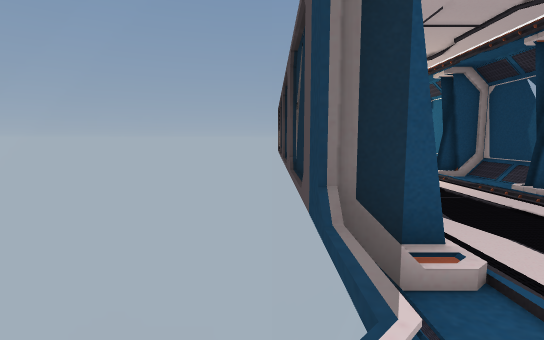
[1] (above)

15 first-person views from a walk through a Unity game level. The camera is 1.2 m above the floor, tilts 6° down and sees 85° across. The floor is counted in squares, 1 m on a side. Each view is taken from the middle of a square. On the plan, view 1 faces up. The plan holds only what a view shows up to about 13 squares ahead; the rest is blank. Door leaves are left out, so doorways stand open.

[2]
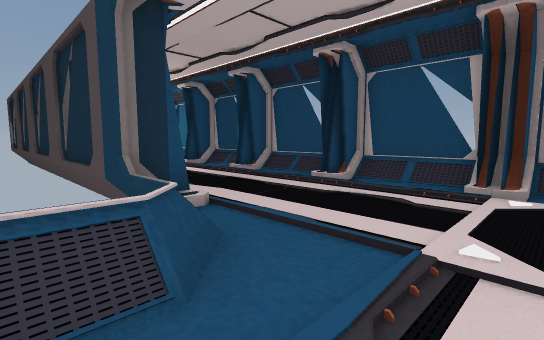

[3]
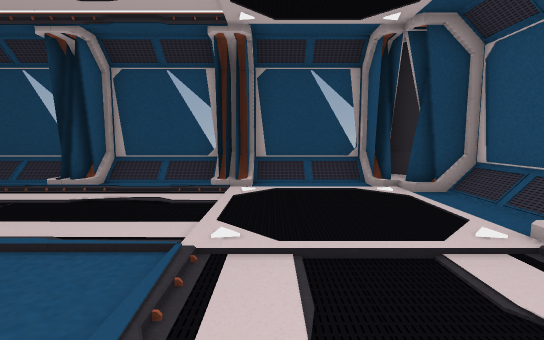

[4]
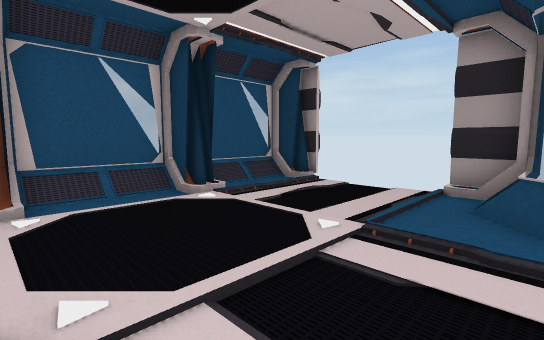

[5]
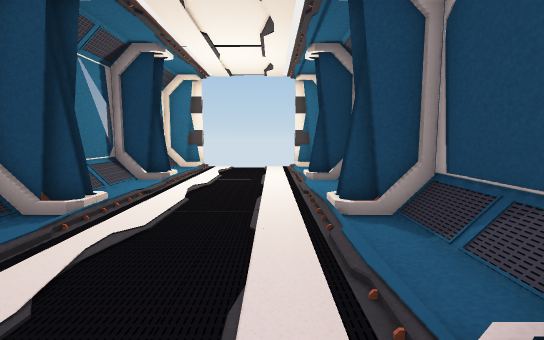

[6]
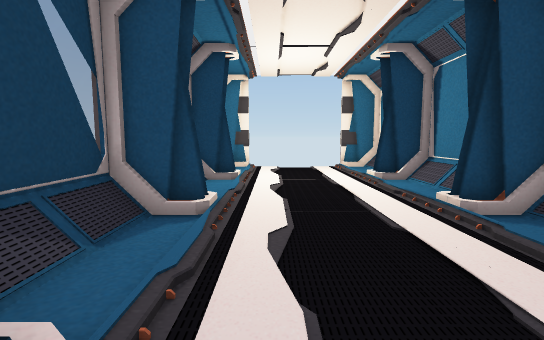

[7]
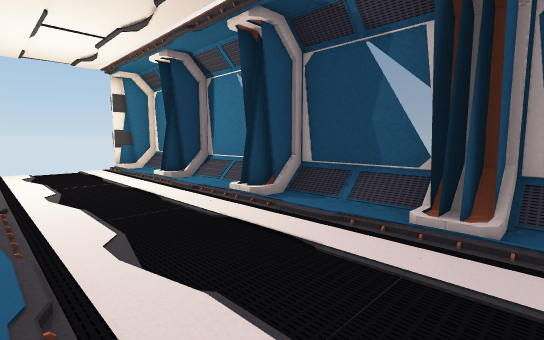

[8]
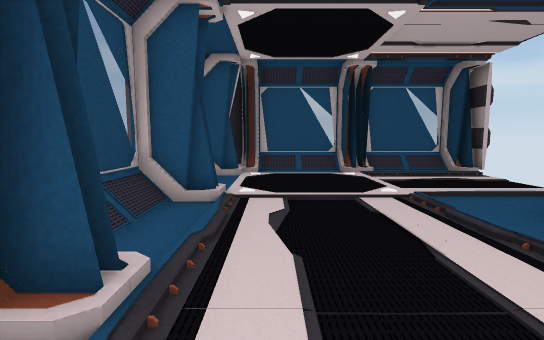

[9]
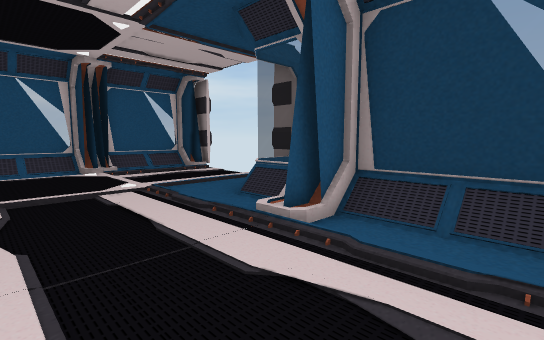

[10]
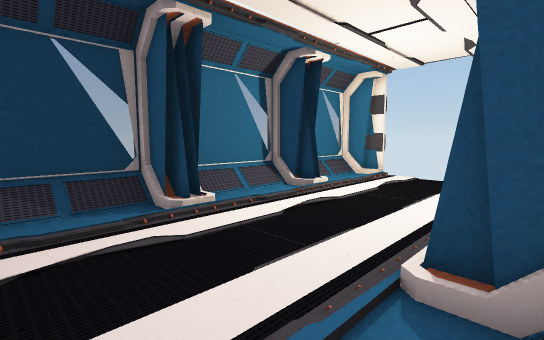

[11]
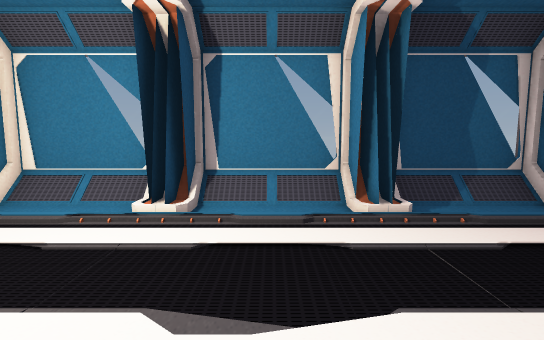

[12]
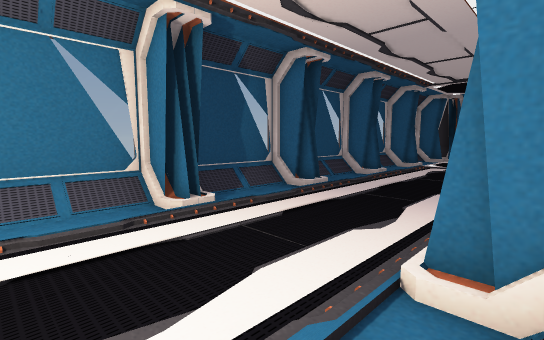

[13]
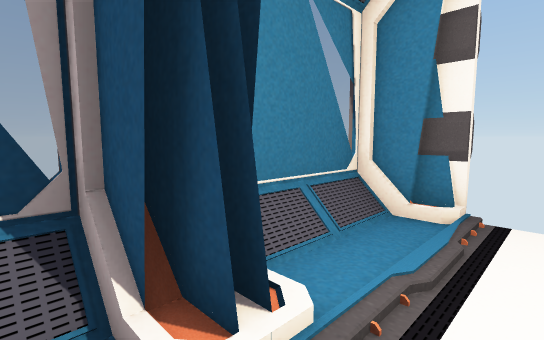

[14]
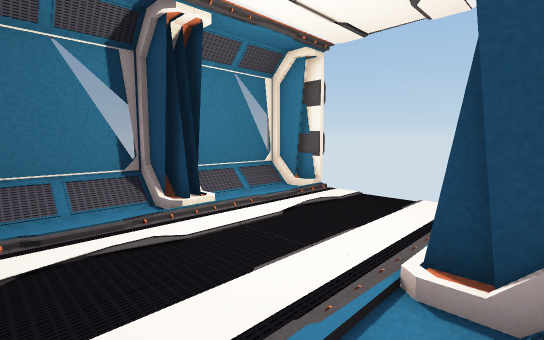

[15]
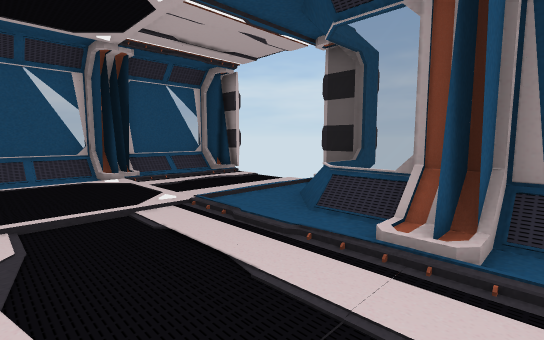

### Floor plan
Key: @ floor where view 1 was taken; # wall or solid block; . main floor; : floor 0.25 m higher than the main floor; / step, stairs or slope; D open door; = window, fence, low wall or low ledge.
Columns run from 2 left of view 1 to 8 right of it. Each row starts with its distance up from view 1.
 19   ##DDDDD##
 18   =/....::=
 17   =/....::=
 16   =/....::=
 15   ##:...:##
 14   =/....::=
 13   =/....::=
 12   =/....::=
 11   ##:...:##
 10   =/....::=
  9   =/....::=
  8   =/....::=
  7   ##:...:##
  6   =/....::=
  5   =/....::=
  4   =/....::=
  3   ##:...:##
  2   =/....:/=
  1 #==/....:/=
  0 #/@.....:/=
 -1 D::::::::##
 -2 D.......:/=
 -3 D....   :/=
 -4 D..... .:/=
 -5 D...:...###
 -6 #///#///##
 -7 #===#===#

Where each view was taken, in squares from view 1:
view 1: 0 up, 0 right, facing up
view 2: 2 down, 1 left, facing up-right
view 3: 2 down, 1 left, facing right
view 4: 1 up, 6 right, facing down-left
view 5: 6 up, 5 right, facing up
view 6: 6 up, 3 right, facing up
view 7: 6 up, 2 right, facing up-right
view 8: 5 up, 5 right, facing down
view 9: 6 up, 5 right, facing down-left
view 10: 8 up, 7 right, facing up-left
view 11: 13 up, 1 right, facing right
view 12: 14 up, 1 right, facing down-right
view 13: 14 up, 3 right, facing up-left
view 14: 12 up, 7 right, facing up-left
view 15: 4 up, 5 right, facing down-left
